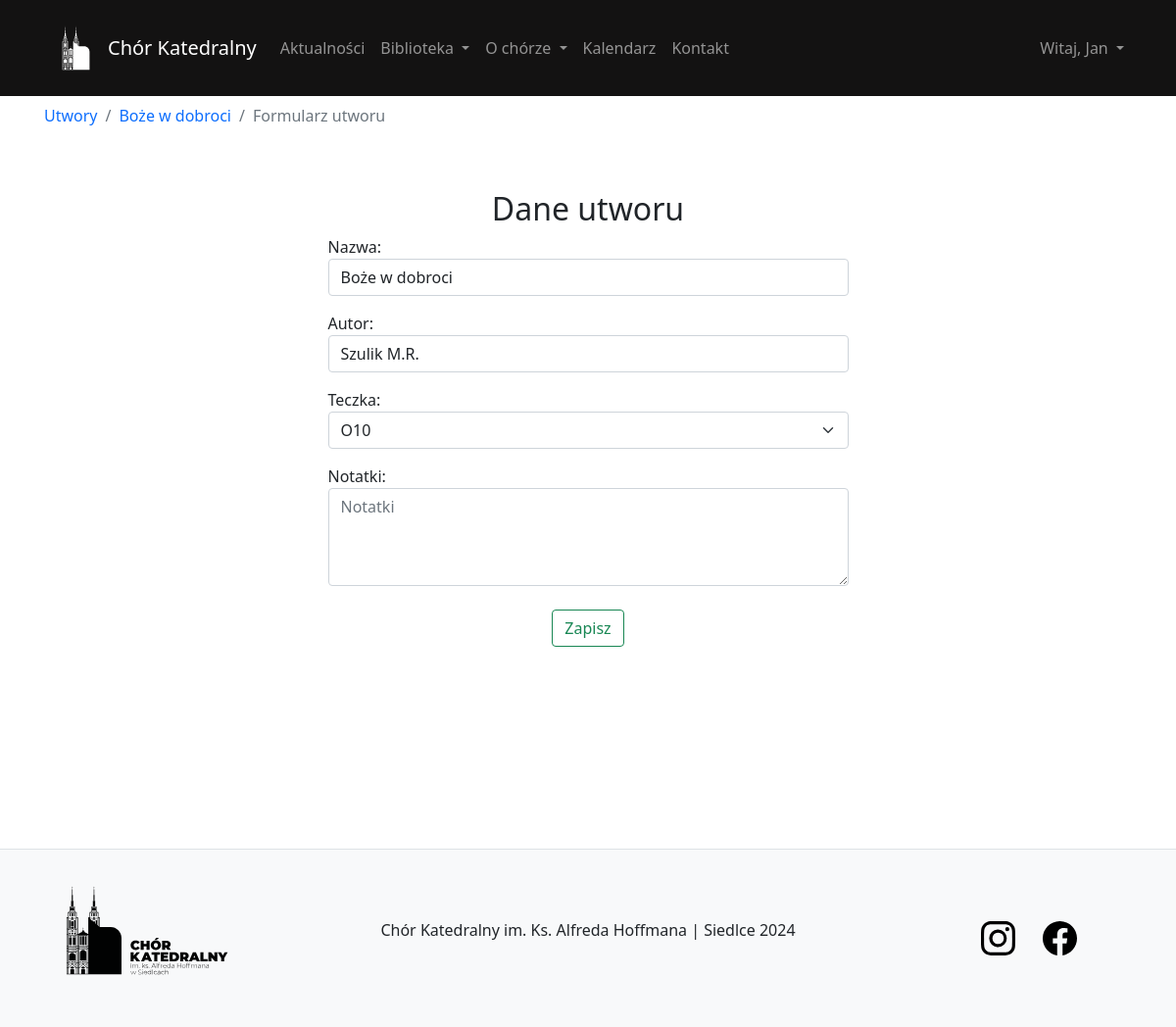
The page /composition/edit/17/ (signed in) on the database its author committed.
### user/models.py (models this page shows, shortened)
class User(AbstractBaseUser, PermissionsMixin):
    email = models.EmailField(unique=True)
    name = models.CharField(max_length=30)
    surname = models.CharField(max_length=30)
    voice_type = models.CharField(max_length=10, default='guest')
    last_activity = models.DateTimeField(null=True, blank=True)
    is_staff = models.BooleanField(default=False)
    is_active = models.BooleanField(default=True)
    date_joined = models.DateTimeField(default=timezone.now)
    objects = CustomUserManager()
    USERNAME_FIELD = 'email'
    REQUIRED_FIELDS = ['name', 'surname']

### composition/models.py (models this page shows, shortened)
class Composition(models.Model):
    name = models.CharField('Name', max_length=45)
    author = models.CharField('Author', max_length=35)
    number = models.PositiveIntegerField(unique=True)
    folder = models.ForeignKey(Folder, related_name='compositions', on_delete=models.SET_NULL, null=True, blank=True)
    isActual = models.BooleanField('Is Actual', default=False)
    note = models.CharField('Note', max_length=250, null=True, blank=True)  # Может быть нулём + можно ничего не вписывать в форме
    date_joined = models.DateTimeField(default=timezone.now)
    class Meta:
        verbose_name = 'Composition'
        verbose_name_plural = 'Compositions'

### folder/models.py (models this page shows)
class Folder(models.Model):
    name = models.CharField('name', max_length=45, unique=True)
    note = models.CharField('note', max_length=250, null=True, blank=True) # Может быть нулём + можно ничего не вписывать в форме
    colour = models.CharField('colour', max_length=25, null=True, blank=True)
    date_joined = models.DateTimeField(default=timezone.now)
    def __str__(self):
        return self.name
    class Meta:
        verbose_name = 'Folder'
        verbose_name_plural = 'Folders'

### composition/views.py (the view)
# urls.py: path('edit/<int:id>/', views.editComposition, name='editComposition'),
@permission_required('composition.add_composition', raise_exception=True)
@permission_required('composition.change_composition', raise_exception=True)
def editComposition(request, id=None):
    if id:
        composition = get_object_or_404(Composition, id=id)
        action = 'update'
    else:
        composition = None
        action = 'add'
    if request.method == 'POST':
        form = CompositionForm(request.POST, instance=composition)
        if form.is_valid():
            new_composition = form.save()
            if action == 'add':
                messages.success(request, f'Utwór {new_composition.name} został pomyślnie dodany do biblioteki.')
                messages.warning(request, f'Do ostatnio dodanego utwóru {new_composition.name} został przypisany numer: {new_composition.number}.')
            else:
                messages.success(request, f'Utwór {new_composition.name} został pomyślnie zaktualizowany.')
            return redirect('listComposition')
        else:
            messages.error(request, 'Coś poszło nie tak')
    else:
        form = CompositionForm(instance=composition)
    return render(request, 'composition/form.html', {'form': form, 'composition': composition})

### composition/forms.py
class CompositionForm(ModelForm):
    class Meta:
        model = Composition
        fields = ['name', 'author', 'folder', 'note']
        labels = {
            'name': 'Nazwa',
            'author': 'Autor',
            'folder': 'Teczka',
            'note': 'Notatki'
        }
        widgets = {
            'name': TextInput(attrs={
                'class': 'form-control',
                'placeholder': 'Nazwa utworu'
            }),
            'author': TextInput(attrs={
                'class': 'form-control',
                'placeholder': 'Autor'
            }),
            'folder': Select(attrs={
                'class': 'form-select'  # Используйте 'form-select' для стилизации select с Bootstrap
            }),
            'note': forms.Textarea(attrs={
                'class': 'form-control',
                'placeholder': 'Notatki',
                'style' : 'height: 100px;'
            }),
        }
        folder = forms.ModelChoiceField(queryset=Folder.objects.all(), required=False, empty_label="Wybierz teczkę")

### library/context_processors.py (called while the page is built)
def current_time(request):
    now = timezone.now()
    return {
        'current_year': now.year,
        'current_month': now.month,
    }

### composition/templates/composition/form.html (shortened to what this page needs)
{% extends 'content/template.html' %}
{% load static %}
{% block body %}
<div class="pt-2">
    <nav aria-label="breadcrumb">
        <ol class="breadcrumb">
            <li class="breadcrumb-item"><a href="{% url 'listComposition' %}">Utwory</a></li>
            {% if composition != None %}
            <li class="breadcrumb-item"><a href="{% url 'detailsComposition' id=composition.id %}">{{ composition.name }}</a></li>
            {% endif %}
            <li class="breadcrumb-item active" aria-current="page">Formularz utworu</li>
        </ol>
    </nav>
</div>
<div class="container">
    <div class="row justify-content-center">
        <div class="col-lg-6 col-md-8 col-sm-10 col-12">
            <h2 class="mt-5 text-center">Dane utworu</h2>
            <form method="post">
                {{ form.as_p }}
                <div class="text-center">
                    <button type="submit" class="btn btn-outline-success mt-2">Zapisz</button>
                </div>
            </form>
        </div>
    </div>
</div>
{% endblock %}

### content/templates/content/template.html (shortened to what this page needs)
{% load static %}
<!DOCTYPE html>
<html lang="en">
<head>
    <link href="https://cdn.jsdelivr.net/npm/bootstrap@5.0.2/dist/css/bootstrap.min.css" rel="stylesheet">
    <link rel="stylesheet" href="https://cdnjs.cloudflare.com/ajax/libs/toastr.js/latest/toastr.min.css">
    <link rel="stylesheet" href="{% static 'content/css/main.css' %}">
    <link rel="stylesheet" href="{% static 'content/css/scss.scss' %}">
</head>
<body class="body-bg">
    <div class="overlay">
        <nav class="navbar navbar-dark navbar-expand-lg bg-dark sticky-top">
            <div class="container main-container">
                <img class="m-0 p-0" src="{% static 'content/img/logo_light.svg' %}" width="65px" alt="Chór Katedralny">
                <a class="navbar-brand text-center" href="/">
                    Chór Katedralny
                </a>
                <div class="collapse navbar-collapse" id="navbarTogglerDemo03">
                    <ul class="navbar-nav me-auto mb-2 mb-lg-0">
                        <li class="nav-item">
                            <a class="nav-link" href="{% url 'listNews' %}">Aktualności</a>
                        </li>
                        {% if user.is_authenticated %}
                        <li class="nav-item dropdown">
                            <a class="nav-link dropdown-toggle" href="#" id="navbarDarkDropdownMenuLink" role="button"
                               data-bs-toggle="dropdown" aria-expanded="false">
                                Biblioteka
                            </a>
                        </li>
                        {% else %}
                        <li class="nav-item">
                            <a class="nav-link" href="{% url 'listComposition' %}">Biblioteka</a>
                        </li>
                        {% endif %}
                        <ul class="navbar-nav">
                            <li class="nav-item dropdown">
                                <a class="nav-link dropdown-toggle" href="#" id="navbarDarkDropdownMenuLink" role="button"
                                   data-bs-toggle="dropdown" aria-expanded="false">
                                    O chórze
                                </a>
                            </li>
                        </ul>
                        <li class="nav-item">
                            {% if current_year and current_month %}
                            <a class="nav-link" href="{% url 'calendar' current_year current_month %}">Kalendarz</a>
                            {% else %}
                                <a class="nav-link" href="#">Kalendarz</a>
                            {% endif %}
                        </li>
                        <li class="nav-item">
                            <a class="nav-link" href="{% url 'contact' %}">Kontakt</a>
                        </li>
                    </ul>
                    {% if user.is_authenticated %}
                        <ul class="navbar-nav">
                            <li class="nav-item dropdown">
                                <a class="nav-link dropdown-toggle" href="#" id="navbarDarkDropdownMenuLink" role="button"
                                   data-bs-toggle="dropdown" aria-expanded="false">
                                   Witaj, {{ user.name }}
                                </a>
                            </li>
                        </ul>
                    {% else %}
                        <a class="btn btn-success" href="{% url 'signIn' %}" role="button">Zaloguj</a>
                    {% endif %}
                </div>
            </div>
        </nav>
        <div class="container main-container align-items-center" style="min-height: 90vh; width: 100%">
            <div class="toast-container position-fixed bottom-0 end-0 p-3" style="z-index: 11">
            </div>
            {% block body %}
            {% endblock %}
        </div>
        {% include 'content/footer.html' %}
    </div>
</body>
</html>

### content/static/content/css/main.css (style rules this page uses)
.main-container { margin-right: auto; margin-left: auto; padding-right: 15px; padding-left: 15px; }
.sticky-top { position: sticky; top: 0; scroll-padding-top: 108px; }
a { text-decoration: none; }

### content/templates/content/template.html (style rules this page uses)
.bg-dark { background-color: rgb(19, 18, 18) !important; }

### rows shown on the page
User: name "Jan"
Composition: name "Boże w dobroci", author "Szulik M.R.", folder "O10"
